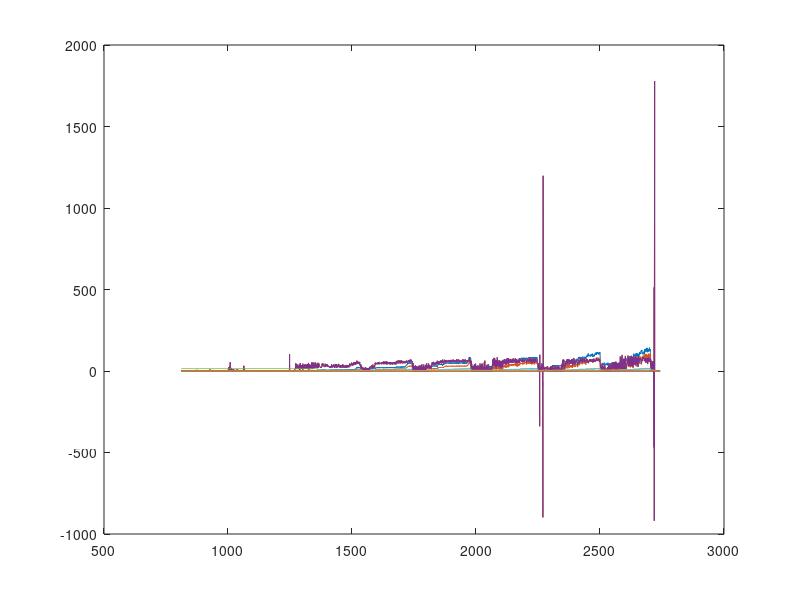
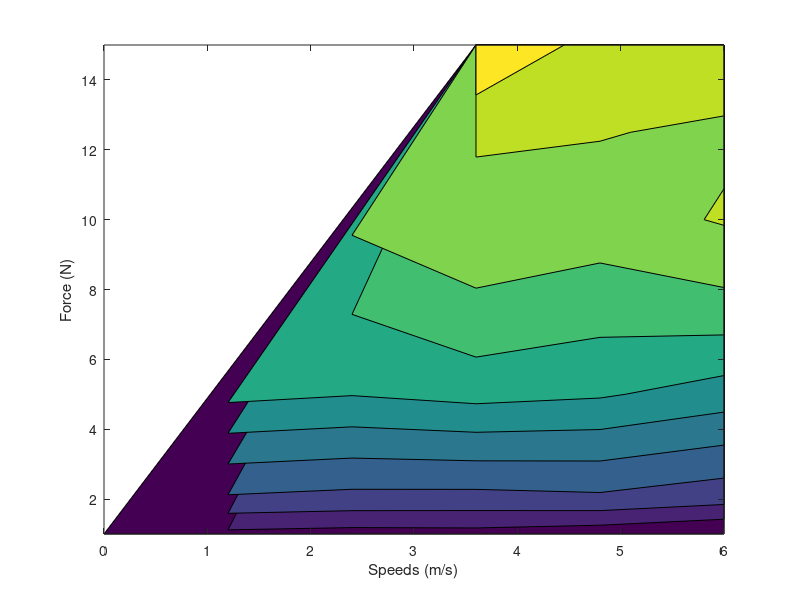
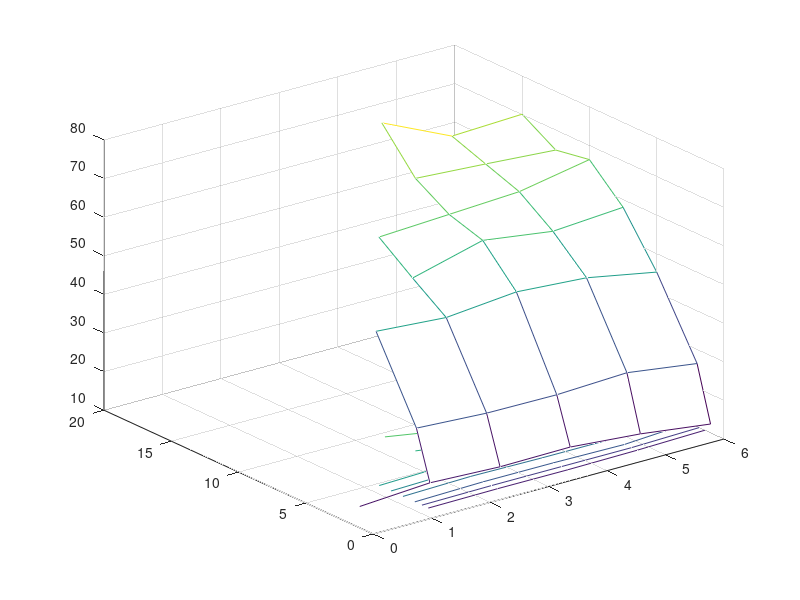

These figures' MATLAB source, in order:
%% Rolling Road
data=load('maale_data_drivelinje_JENS_RR.txt');
N=length(data)

col=size(data,2);

plots=[ 3   4   5   5   6   7   8   9   10  12];
navn=[];  

figure
for n=plots
    plot(data(:,2)/1000,data(:,n))
    hold on
end


clear Force



F_tol=0.5;
Speed_tol=0.2;
count = 0;
for n=1:N
    setForce=data(n,6);
    if(count == 0)
        Force(count+1)=setForce;
        count=count+1;
    else
        [~, p]=max(Force==setForce);
        if(max(Force==setForce)~=1)
            Force(count+1)=setForce;
            count=count+1;
        end
    end
end

Force=sort(Force);

Force=[1 2 5 7.5 10 12.5 15];

clear sample

Speeds=linspace(0, 6, 6);

count=zeros(length(Speeds),length(Force));
sample=zeros(length(Speeds),length(Force));

for n=1:N
    
    if ((data(n,6)-F_tol) < data(n,7) && (data(n,7) < (data(n,6)+F_tol)))
        if(0 <= data(n,5) && data(n,5) <= 100)
            
            [d, p_s]=min(abs(Speeds-data(n,12)));

            [~, p_F]=max(Force==data(n,6));
            sample(p_s, p_F) = sample(p_s, p_F) + data(n,5);
            count(p_s, p_F) = count(p_s, p_F) + 1;

        end
    end
    
end

for s=1:length(Speeds)
    for f=1:length(Force)
        if(count(s,f) ~= 0)
            sample(s,f)=sample(s,f)/count(s,f);
        else
            sample(s,f)=nan;
        end
    end
end

%medfilt2(sample)

figure
contourf(Speeds,Force,sample',10)
xlabel('Speeds (m/s)')
ylabel('Force (N)');
figure
meshc(Speeds,Force,sample')
